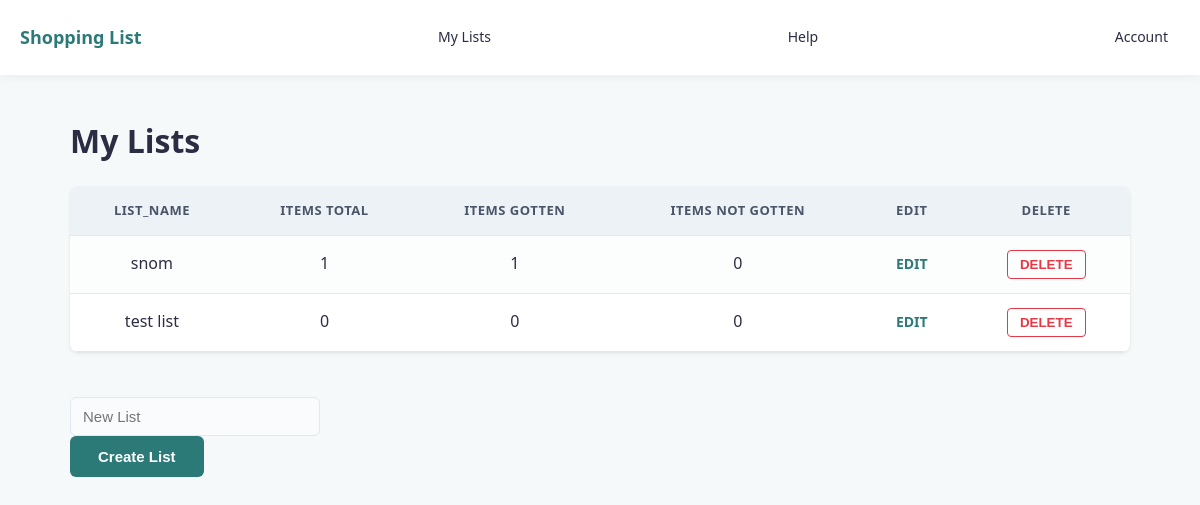
The app's page /my_lists (signed in) with its own data.
### tables this page shows
CREATE TABLE "lists" (list_id INTEGER NOT NULL PRIMARY KEY, list_name TEXT, user_id INTEGER REFERENCES user (user_id));

### shopping_list.py (the view, shortened to what this page needs)
@app.route("/my_lists", methods=["GET", "POST"])
def my_lists():
    if "user_id" not in session:
        return redirect(url_for("login"))
    db = get_db()
    current_user_id = session["user_id"]
    sql = """SELECT lists.list_id, lists.list_name,
    COUNT(list_contents.item_id) AS total_items,
    SUM(CASE WHEN list_contents.ticked = 1 THEN 1 ELSE 0 END) AS items_gotten,
    SUM(CASE WHEN list_contents.ticked = 0 THEN 1 ELSE 0 END) AS items_not_gotten
    FROM lists
    LEFT JOIN list_contents ON lists.list_id = list_contents.list_id
    WHERE lists.user_id = ?
    GROUP BY lists.list_id;"""
    results = query_db(sql, [current_user_id]) or []
    return render_template("my_lists.html", list=results)

### shopping_list.py (called while the page is built)
def get_db():
    db = getattr(g, '_database', None)
    if db is None:
        db = g._database = sqlite3.connect(DATABASE)
        db.row_factory = sqlite3.Row
    return db

@app.teardown_appcontext
def close_connection(exception):
    db = getattr(g, '_database', None)
    if db is not None:
        db.close()

def query_db(query, args=(), one=False):
    cur = get_db().execute(query, args)
    rv = cur.fetchall()
    cur.close()
    return (rv[0] if rv else None) if one else rv

### templates/my_lists.html
{% extends "index.html" %}
{% block body %}
<h1>My Lists</h1>
<table border="1">
    <tr>
        <th>list_name</th>
        <th>items total</th>
        <th>items gotten</th>
        <th>items not gotten</th>
        <th>EDIT</th>
        <th>DELETE</th>
    </tr>
    {% for contents in list %}
    <tr>
        <td>{{ contents.list_name }}</td>
        <td>{{ contents.total_items }}</td>
        <td>{{ contents.items_gotten }}</td>
        <td>{{ contents.items_not_gotten }}</td>
        <td><a href="{{ url_for('list_route', list_id=contents.list_id)}}">EDIT</a></td>
        <td><form>
            <input type="button" value="DELETE">
        </form></td>
    </tr>
    {% endfor %}
</table>
<br>
<form method="post" action="{{ url_for('my_lists') }}">
    <input type="text" placeholder="New List" id="list_name" name="list_name"><br>
    <input type="submit" value="Create List">
</form>
{% endblock  %}

### static/style.css (style rules this page uses)
:root { --primary-colour: #2b7a78; --primary-hover: #3a9694; --bg-colour: #f6f9f9; --card-bg: #ffffff; --text-colour: #2b2d42; --border-colour: #e2e8f0; --delete-colour: #e63946; }
body { font-family: system-ui, -apple-system, BlinkMacSystemFont, 'Segoe UI', Roboto, Oxygen, Ubuntu, Cantarell, 'Open Sans', 'Helvetica Neue', sans-serif; background-color: var(--bg-colour); color: var(--text-colour); margin: 0; padding: 0; line-height: 1.6; }
h1 { color: var(--text-colour); margin-bottom: 20px; }
table { width: 100%; border-collapse: collapse; background-color: var(--card-bg); border-radius: 8px; overflow: hidden; box-shadow: 0 4px 6px rgba(0, 0, 0, 0.02), 0 1px 3px rgba(0, 0, 0, 0.08); margin: 20px 0; }
table, th, td { border: none; }
th { background-color: #edf2f7; color: #4a5568; font-weight: 600; text-transform: uppercase; font-size: 13px; letter-spacing: 0.5px; border-bottom: 1px solid var(--border-colour); }
th, td { padding: 14px 20px; text-align: center; vertical-align: middle; border-bottom: 1px solid var(--border-colour); }
tr:nth-child(even) td { background-color: #fcfdfd; }
td { white-space: nowrap; }
input[type="text"], input[list] { width: 100%; max-width: 250px; padding: 10px 12px; font-size: 15px; border: 1px solid var(--border-colour); border-radius: 6px; box-sizing: border-box; background-color: #fafbfc; }
input[type="submit"] { background-color: var(--primary-colour); color: #ffffff; padding: 12px 28px; font-size: 15px; font-weight: 600; border: none; border-radius: 6px; cursor: pointer; }
a[href*="list_route"], a[href*="list/"] { color: var(--primary-colour); text-decoration: none; font-weight: 600; background: none; border: none; cursor: pointer; font-size: 14px; }
form input[value="DELETE"] { background-color: transparent; color: var(--delete-colour); border: 1px solid var(--delete-colour); padding: 6px 12px; border-radius: 4px; font-weight: 600; cursor: pointer; }

### records on screen
lists: list_name "snom", total_items "1", items_gotten "1", items_not_gotten "0"
lists: list_name "test list", total_items "0", items_gotten "0", items_not_gotten "0"
